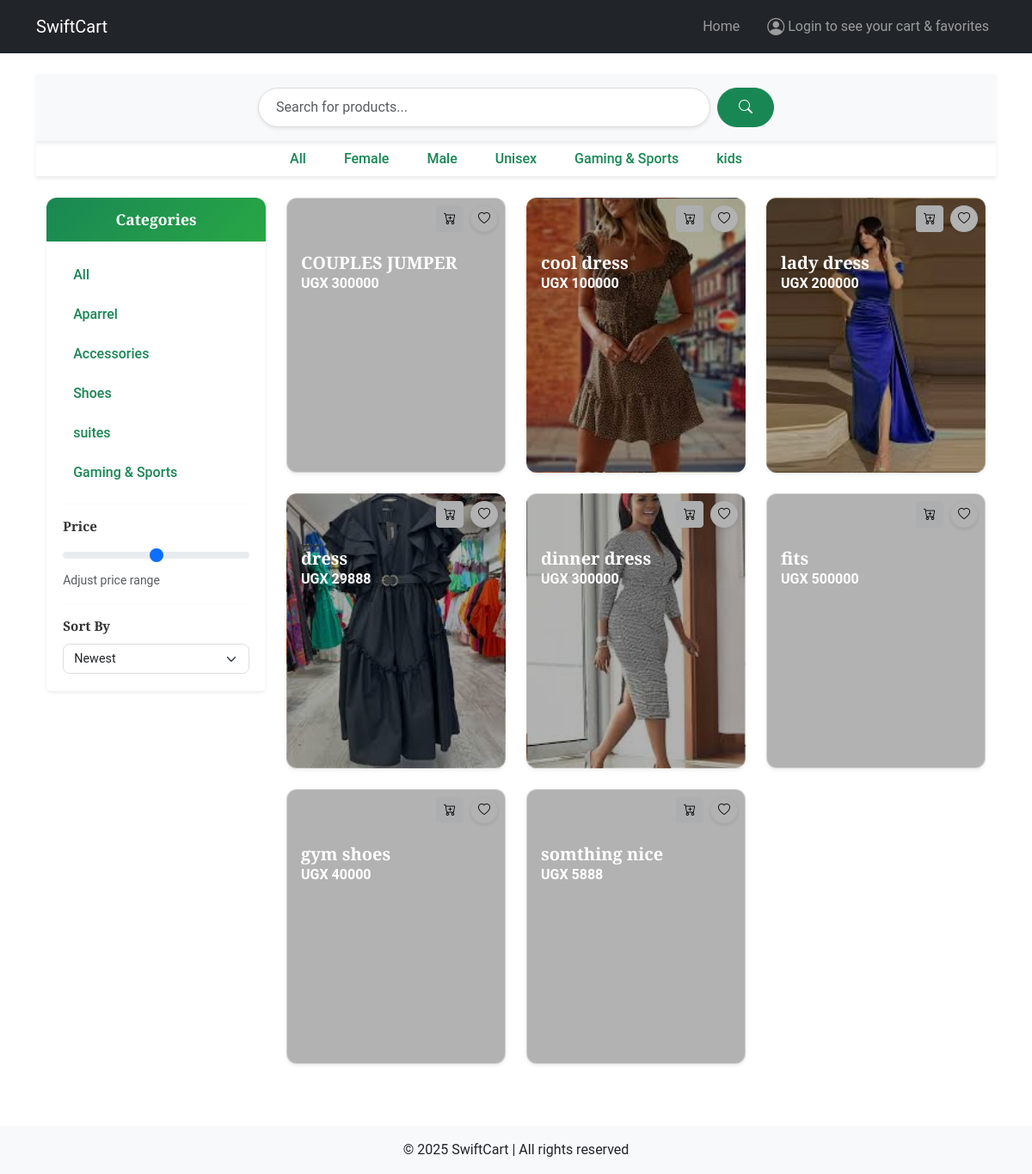
The app's page /swiftcarapp/ with its own data.
### swiftcarapp/models.py (models this page shows, shortened)
class Product(models.Model):
    CAT_CHOICES=[
        ("apparel","Apparel"),
        ("accesories","Accessories"),
        ("shoes","Shoes"),
        ("suits","Suites"),
        ("gaming&spots","Gaming&sports"),
    ]
    GEN_CCHOICES=[
        ("ladies","Ladies"),
        ("gents", "Gents"),
        ("unisex","Unisex"),
        ("kids","Kids"),
    ]
    pName=models.CharField(max_length=20,blank=True,null=True)
    pPrice = models.IntegerField(blank=True,null=True)
    pDescription = models.CharField(max_length=100, blank=True, null=True)
    pCategory = models.CharField(
        max_length=20,
        choices=CAT_CHOICES,
        default="apparel",
    )
    pGender=models.CharField(
        max_length=20,
        choices=GEN_CCHOICES,
        default="unisex",
    )
    pImage=models.ImageField(upload_to='pimages/',blank=True)
    pPostdate=models.DateField(auto_now=True)

### swiftcarapp/views.py (the view)
# urls.py: path("",views.index, name="index"),
@never_cache
def index(request):
    products = Product.objects.all()
    query = request.GET.get('q', '')  # get the search query
    if query:
        products = Product.objects.filter(pName__icontains=query)
    else:
        products = Product.objects.all()
    context = {
        'products': products,
    }
    return render(request, 'index.html', context)

### swiftcarapp/context_processors.py (called while the page is built)
def favorites_count(request):
    if request.user.is_authenticated:
        return {"fav_count": Favorite.objects.filter(user=request.user).count()}
    return {"fav_count": 0}

### swiftcarapp/templates/index.html (shortened to what this page needs)
{% extends 'base/nav.html' %}
{% load static %}
{% block content %}
<div class="search-bar bg-light py-3 shadow-sm sticky-top">
  <div class="container">
    <form class="d-flex mx-auto search-form" style="max-width: 600px;" method="GET" action="{% url 'index' %}">
    <input class="form-control me-2 rounded-pill shadow-sm"
           type="search"
           name="q"
           placeholder="Search for products..."
           aria-label="Search">
    <button class="btn btn-success rounded-pill px-4" type="submit">
        <i class="bi bi-search"></i>
    </button>
</form>
  </div>
</div>
<div class="filter-bar bg-white py-2 shadow-sm">
  <div class="container">
    <div class="d-flex flex-wrap justify-content-center gap-2">
      <ul class="filter-list">
        <li><a href="#" class="filterbutton" data-gender="all" >All</a></li>
        <li><a href="#" class="filterbutton" data-gender="ladies">Female</a></li>
        <li><a href="#" class="filterbutton" data-gender="gents">Male</a></li>
        <li><a href="#" class="filterbutton" data-gender="unisex">Unisex</a></li>
        <li><a href="#" class="filterbutton" data-gender="gaming&sports">Gaming & Sports</a></li>
        <li><a href="#"class="filterbutton" data-gender="kids">kids</a></li>
      </ul>
    </div>
  </div>
</div>
<div class="container py-4">
  <div class="row">
    <aside class="col-md-3 mb-4 sidebar-sticky">
      <div class="card shadow-sm">
        <div class="card-header bg-success text-white">
          <h5 class="mb-0">Categories</h5>
        </div>
        <div class="card-body">
          <ul class="list-unstyled">
             <li><a href="#" class="filter-link" data-category="all">All</a></li>
            <li><a href="#" class="filter-link" data-category="apparel">Aparrel</a></li>
            <li><a href="#" class="filter-link" data-category="accessories">Accessories</a></li>
            <li><a href="#" class="filter-link" data-category="shoes">Shoes</a></li>
            <li><a href="#" class="filter-link" data-category="suites">suites</a></li>
            <li><a href="#" class="filter-link" data-category="gaming&sports">Gaming & Sports</a></li>
          </ul>
          <hr>
          <h6 class="fw-bold">Price</h6>
          <input type="range" class="form-range" min="0" max="1000" step="50">
          <p class="small text-muted">Adjust price range</p>
          <hr>
          <h6 class="fw-bold">Sort By</h6>
          <select class="form-select">
            <option>Newest</option>
          </select>
        </div>
      </div>
    </aside>
    <section class="col-md-9">
      <div class="row g-4">
         {% for product in products %}
<div class="col-md-4 col-sm-6 product-card-wrapper" data-category="{{ product.pCategory|lower }}" data-gender="{{ product.pGender|lower }}" >
  <div class="card product-card shadow-sm h-100 position-relative"
    style="background-image: url('{{ product.pImage.url }}');">
    <div class="overlay"></div>
    <div class="position top-0 end-0 m-2 d-flex gap-2">
               <form method="POST" action="{% url 'add_to_cart' product.id %}" class="d-inline">
                <button type="submit" class="btn btn-light btn-sm btn-add-to-cart" title="Add to Cart">
                  <i class="bi {% if product.id in user_cart_items %}bi-cart-check-fill text-success{% else %}bi-cart-plus{% endif %}"></i>
                </button>
              </form>
         <form method="POST" action="{% url 'add_to_favorites' product.id %}" >
                <button type="submit" class="btn btn-light btn-sm fav-btn">
                  <i class="bi {% if product.id in user_favorites %}bi-heart-fill text-danger{% else %}bi-heart{% endif %}"></i>
                </button>
              </form>
    </div>
    <div class="card-body text-white">
      <h5 class="card-title">{{ product.pName }}</h5>
      <p class="price fw-bold">UGX {{ product.pPrice }}</p>
    </div>
  </div>
</div>
{% endfor %}
      </div>
    </section>
  </div>
</div>
{% endblock %}

### static/css/style.css (style rules this page uses)
h1, h2, h3, h4, h5, h6 { font-family: 'Playfair Display', serif; }
body { font-family: 'Roboto', sans-serif; }
a { text-decoration: none; color: black; }
.product-card { background-size: cover; background-position: center; min-height: 320px; border-radius: 0.5rem; overflow: hidden; position: relative; display: flex; align-items: flex-end; transition: transform 0.3s ease; color: #fff; }
.product-card .overlay { position: absolute; top: 0; left: 0; width: 100%; height: 100%; background: rgba(0,0,0,0.3); pointer-events: none; z-index: 1; }
.product-card .card-body { position: relative; z-index: 2; width: 100%; padding: 1rem; }
.product-card .card-title, .product-card .price { margin: 0; font-weight: bold; }
.fav-btn { border-radius: 50%; background: white; box-shadow: 0 2px 5px rgba(0,0,0,0.1); }
.search-bar { border-bottom: 1px solid #eee; z-index: 1030; }
.search-form input { border-radius: 50px; padding-left: 20px; }
.search-form button { border-radius: 50px; transition: all 0.3s ease; }
.filter-list { list-style: none; padding: 0; margin: 0; display: flex; justify-content: center; gap: 12px; }
.filter-list li { display: inline-block; }
.filter-list a { text-decoration: none; color: #198754; font-weight: 500; padding: 6px 16px; border-radius: 20px; transition: all 0.3s ease; white-space: nowrap; }
.filter-bar { border-bottom: 1px solid #eee; position: sticky; }
.sidebar-sticky .card { border: none; border-radius: 5px; overflow: hidden; }
.sidebar-sticky .card-header { background: linear-gradient(135deg, #198754, #28a745); border-bottom: none; padding: 15px; text-align: center; }
.sidebar-sticky .card-header h5 { font-size: 1.1rem; font-weight: 600; margin: 0; }
.sidebar-sticky .card-body { padding: 1.2rem; }
.sidebar-sticky h6 { font-size: 0.95rem; margin-bottom: 0.75rem; color: #333; }
.sidebar-sticky .filter-link { display: block; padding: 8px 12px; margin-bottom: 6px; border-radius: 8px; color: #198754; text-decoration: none; font-weight: 500; transition: all 0.3s ease; }
.sidebar-sticky hr { margin: 1rem 0; border-top: 1px solid #eee; }
.sidebar-sticky .form-range { accent-color: #198754; }
.sidebar-sticky .form-select { border-radius: 8px; border-color: #ddd; font-size: 0.9rem; }
.filter-link { display: block; padding: 6px 0; color: #333; text-decoration: none; transition: color 0.3s ease; }
.sidebar-sticky { position: sticky; top: 100px; height: fit-content; }
.form-control { padding: 10px 15px; border: 1px solid #ddd; transition: all 0.3s ease; }
.btn-success { font-weight: 600; padding: 10px; }
.card { border-radius: 12px; }
.card-header { border-radius: 12px 12px 0 0 !important; }

### records on screen
Product: pName "COUPLES JUMPER", pPrice "300000"
Product: pImage (picture), pName "cool dress", pPrice "100000"
Product: pImage (picture), pName "lady dress", pPrice "200000"
Product: pImage (picture), pName "dress", pPrice "29888"
Product: pImage (picture), pName "dinner dress", pPrice "300000"
Product: pName "fits", pPrice "500000"
Product: pName "gym shoes", pPrice "40000"
Product: pName "somthing nice", pPrice "5888"
